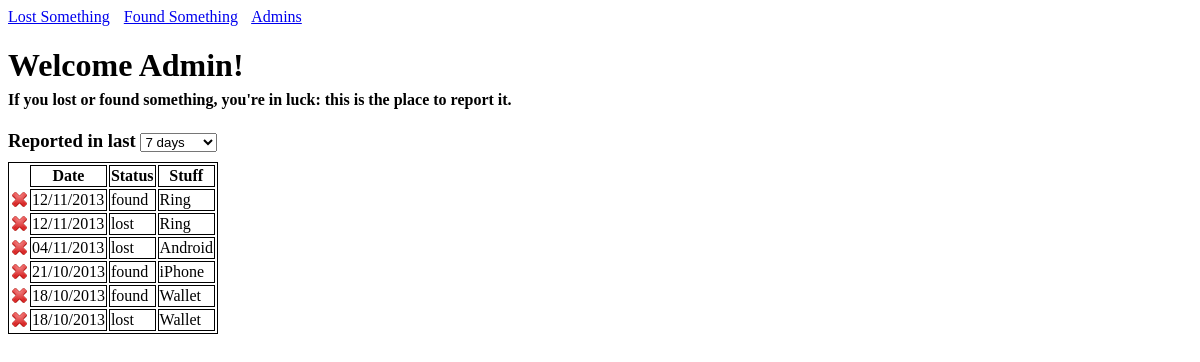
The page /adminHome.php on the database as committed earlier.
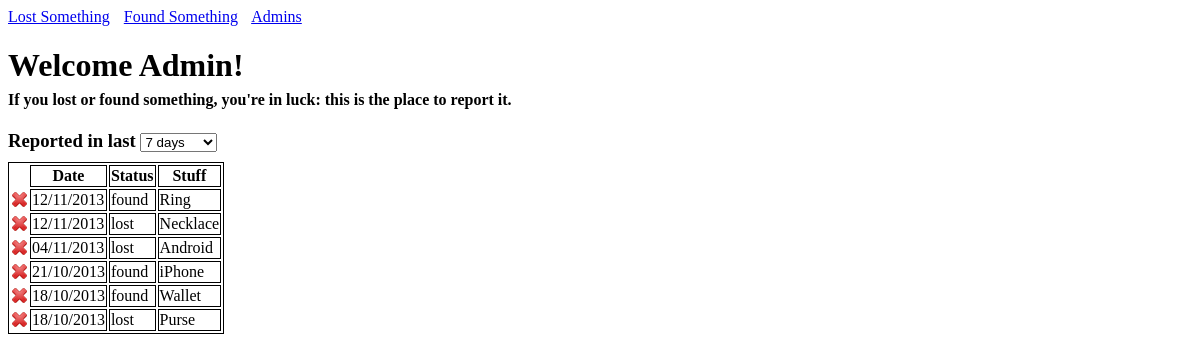
The same page on the database as committed later.
### tables this page shows
CREATE TABLE IF NOT EXISTS stuff(
	id INT AUTO_INCREMENT,
	location_id INT,
	name TEXT NOT NULL,
	description TEXT NOT NULL,
	create_date DATETIME NOT NULL,
	update_date TIMESTAMP NOT NULL,
	room TEXT,
	owner TEXT,
	finder TEXT,
	status SET('found', 'lost', 'claimed') NOT NULL,  
	PRIMARY KEY(id),
	FOREIGN KEY(location_id)
		REFERENCES locations(id)
);

### adminHome.php (the view, shortened to what this page needs)
<!DOCTYPE html>
<html>
<head>
</head>
<body>
<a href='./lost.php' style='margin-right:10px'>Lost Something</a>
<a href='./found.php' style='margin-right:10px'>Found Something</a>
<a href='./admin.php'>Admins</a>
<h1>Welcome Admin!</h1>
<h4 style='margin-top:-15px'>If you lost or found something, you're in luck: this is the place to report it.</h4>
<h3 style='display:inline'>Reported in last </h3>
<select style='margin-bottom:10px'>
<option value='week'>7 days</option>
</select>
<?php
require( 'includes/connect_db.php' ) ;
$query = 'SELECT id, create_date, status, name FROM stuff ORDER BY create_date DESC' ;
$results = mysqli_query($dbc, $query) ;
if( $results )
{
  echo '<TABLE class="list">';
  echo '<TR>';
  echo '<TH class="none"></TH>' ;
  echo '<TH>Date</TH>';
  echo '<TH>Status</TH>';
  echo '<TH>Stuff</TH>';
  echo '</TR>';
  while ( $row = mysqli_fetch_array( $results , MYSQLI_ASSOC ) )
  {
	$id = $row['id'] ;
    echo '<TR>' ;
	echo '<TD class = "none"> <form action="adminHome.php" method="POST"> <input type="hidden" name="secret" value = "' . $id . '"> <input type="submit" value = "" class = "redButton"> </form> </TD>' ;
    echo '<TD>' . date("d/m/Y", strtotime($row['create_date'])) . '</TD>' ;
    echo '<TD>' . $row['status'] . '</TD>' ;
    echo '<TD>' . $row['name'] . '</TD>';
	echo '</TR>' ;
  }
  echo '</TABLE>';
}
else
{
  echo '<p>' . mysqli_error( $dbc ) . '</p>'  ;
}
?>
</body>
</html>

### adminHome.php (style rules this page uses)
.redButton { background:url(/images/redbutton.PNG) no-repeat; float: center; cursor:pointer; width: 15px; height: 15px; border: none; }
.list { BORDER: solid 1px black; }
.list td { BORDER: solid 1px black; }
.list td.none { border-style: none; }
.list th { BORDER: solid 1px black; }
.list th.none { border-style: none; }

Rows that differ between the two databases and show on the page:
changed stuff: name "Ring" → "Necklace"
changed stuff: name "Wallet" → "Purse"
